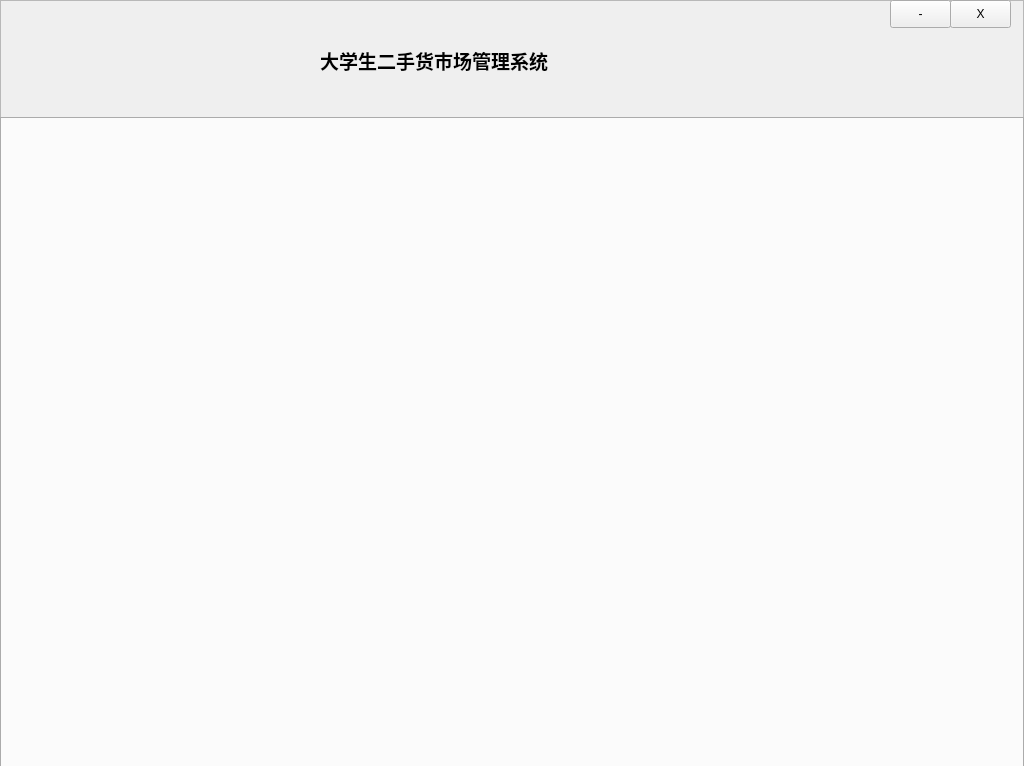
<?xml version="1.0" encoding="UTF-8"?>
<ui version="4.0">
 <class>HomePage</class>
 <widget class="QWidget" name="HomePage">
  <property name="geometry">
   <rect>
    <x>0</x>
    <y>0</y>
    <width>1024</width>
    <height>766</height>
   </rect>
  </property>
  <property name="maximumSize">
   <size>
    <width>1024</width>
    <height>768</height>
   </size>
  </property>
  <property name="windowTitle">
   <string>HomePage</string>
  </property>
  <property name="styleSheet">
   <string notr="true"/>
  </property>
  <widget class="QFrame" name="frame">
   <property name="geometry">
    <rect>
     <x>0</x>
     <y>0</y>
     <width>1024</width>
     <height>768</height>
    </rect>
   </property>
   <property name="styleSheet">
    <string notr="true">#frame{

border-image: url(:/homepage/image/userinterface/背景.png);
}</string>
   </property>
   <property name="frameShape">
    <enum>QFrame::StyledPanel</enum>
   </property>
   <property name="frameShadow">
    <enum>QFrame::Raised</enum>
   </property>
   <widget class="QTabWidget" name="tabWidget">
    <property name="geometry">
     <rect>
      <x>0</x>
      <y>117</y>
      <width>1024</width>
      <height>651</height>
     </rect>
    </property>
    <property name="maximumSize">
     <size>
      <width>1030</width>
      <height>768</height>
     </size>
    </property>
    <property name="layoutDirection">
     <enum>Qt::LeftToRight</enum>
    </property>
    <property name="styleSheet">
     <string notr="true">QTabWidget::tab-bar {  	
   /* left: 2px; */
      left:12px;
} 
QTabBar::tab{
font: 13pt &quot;微软雅黑&quot;;
		width:200px;
		    height:50px; 
color: rgb(66, 66, 66);
}

QTabBar::tab:selected{
background-image: url(:/homepage/image/userinterface/用户管理--选中状态.png);
}


QTabBar::tab:!selected {  
background-image: url(:/homepage/image/userinterface/未选状态.png);
}


</string>
    </property>
    <property name="tabShape">
     <enum>QTabWidget::Rounded</enum>
    </property>
    <property name="currentIndex">
     <number>-1</number>
    </property>
    <property name="elideMode">
     <enum>Qt::ElideNone</enum>
    </property>
   </widget>
   <widget class="QPushButton" name="narrowbutton">
    <property name="geometry">
     <rect>
      <x>890</x>
      <y>0</y>
      <width>61</width>
      <height>28</height>
     </rect>
    </property>
    <property name="styleSheet">
     <string notr="true">QPushButton{
	
	border-image: url(:/homepage/image/userinterface/narrow.png);
}
QPushButton::hover {
    
	border-image: url(:/homepage/image/userinterface/narrow_ed.png);
}
</string>
    </property>
    <property name="text">
     <string>-</string>
    </property>
   </widget>
   <widget class="QPushButton" name="closebutton">
    <property name="geometry">
     <rect>
      <x>950</x>
      <y>0</y>
      <width>61</width>
      <height>28</height>
     </rect>
    </property>
    <property name="styleSheet">
     <string notr="true">
QPushButton{
	
	border-image: url(:/homepage/image/userinterface/close.png);
}
QPushButton::hover {
   
	border-image: url(:/homepage/image/userinterface/close_ed.png);
}
</string>
    </property>
    <property name="text">
     <string>X</string>
    </property>
   </widget>
   <widget class="QLabel" name="label">
    <property name="geometry">
     <rect>
      <x>320</x>
      <y>40</y>
      <width>391</width>
      <height>41</height>
     </rect>
    </property>
    <property name="font">
     <font>
      <family>Adobe Arabic</family>
      <pointsize>14</pointsize>
      <weight>75</weight>
      <bold>true</bold>
     </font>
    </property>
    <property name="text">
     <string>大学生二手货市场管理系统</string>
    </property>
   </widget>
   <widget class="QLabel" name="label_2">
    <property name="geometry">
     <rect>
      <x>0</x>
      <y>30</y>
      <width>311</width>
      <height>61</height>
     </rect>
    </property>
    <property name="styleSheet">
     <string notr="true">image: url(:/image/image/Logo.jpg);</string>
    </property>
    <property name="text">
     <string/>
    </property>
   </widget>
  </widget>
 </widget>
 <layoutdefault spacing="6" margin="11"/>
 <resources>
  <include location="market.qrc"/>
 </resources>
 <connections/>
</ui>
